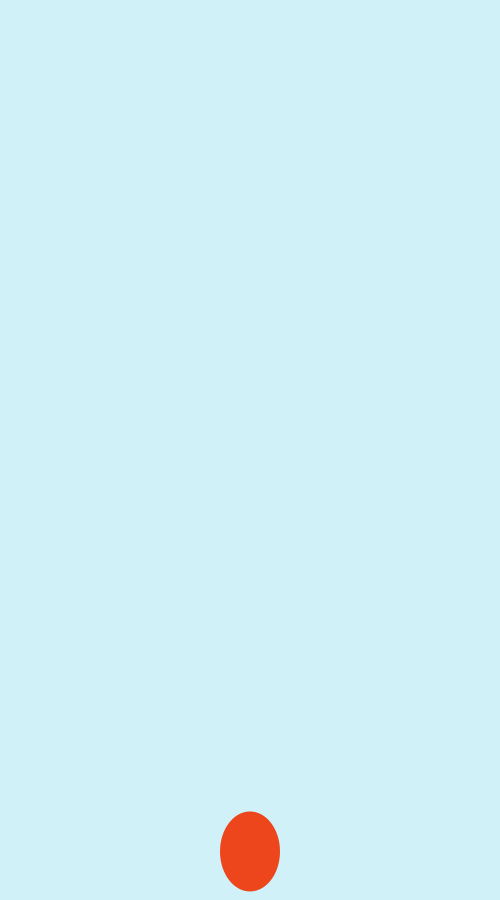
Frame 1 (no input)
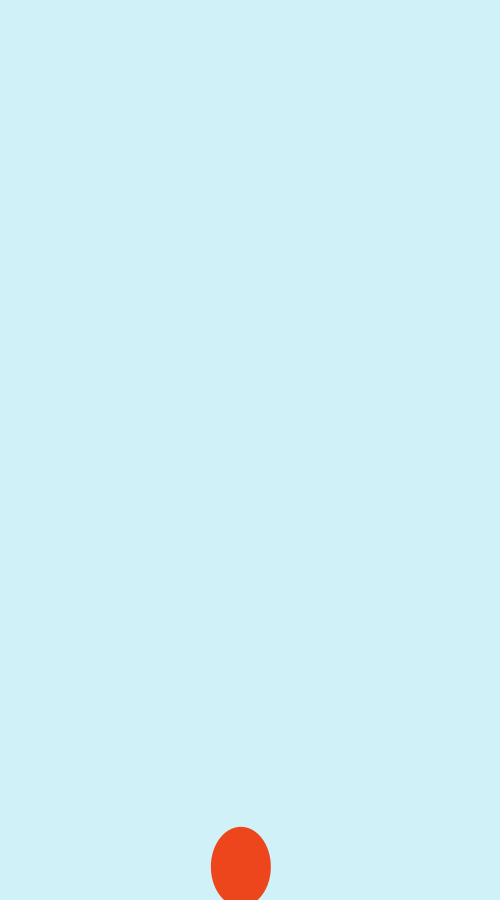
Frame 60 (the mouse pressed at the canvas centre just before this capture)
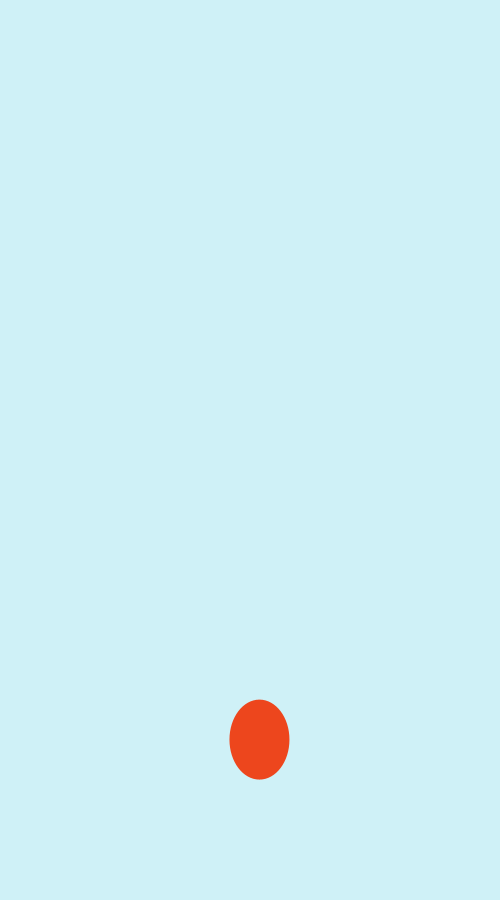
Frame 120 (the mouse held since frame 60 and released just before this capture)

The Processing sketch that drew these frames (run headless with seeded random() and noise(); from frame 60 on, the mouse is pressed at the canvas centre):

// Processing sketch: helium
// ── helium.pde
Mover mover;

void setup(){
  size(500,900);
  background(207,241,247);
  mover = new Mover();
}

void draw(){
  background(207,241,247);
  
  PVector gravity = new PVector(0,-0.04);
  mover.applyForce(gravity);
  
  if (mousePressed){
    PVector wind = new PVector(0.02,0);
    mover.applyForce(wind);
  } else {
    PVector windB = new PVector(-0.005,0);
    mover.applyForce(windB);
  }
  
  mover.update();
  mover.edges();
  mover.display();
}
// ── Mover.pde
int ellipseSize = 80;

class Mover{
  PVector location;
  PVector velocity;
  PVector acceleration;
  float mass = 1;
  
  Mover(){
    location = new PVector(width/2,height-50);
    velocity = new PVector(0,1.0);
    acceleration = new PVector(0,0.5);
  }
  
  void edges(){
    if (location.x < (ellipseSize-20)/2){
      location.x = (ellipseSize-20)/2;
    } else if (location.x > width-((ellipseSize-20)/2)){
      location.x = width-((ellipseSize-20)/2);
    }
    
    if (location.y < ellipseSize/2){
      location.y = ellipseSize/2;
      acceleration.mult(-0.1);
      velocity.mult(-0.4);
    }
  }
  
  void applyForce(PVector f){
    PVector force = PVector.div(f,mass);
    acceleration.add(force);
  }
  
  void update(){
    velocity.add(acceleration);
    location.add(velocity);
    acceleration.mult(0);
  }
  
  void display(){
    noStroke();
    fill(237,70,29);
    ellipse(location.x,location.y,ellipseSize-20,ellipseSize);
  }

}
